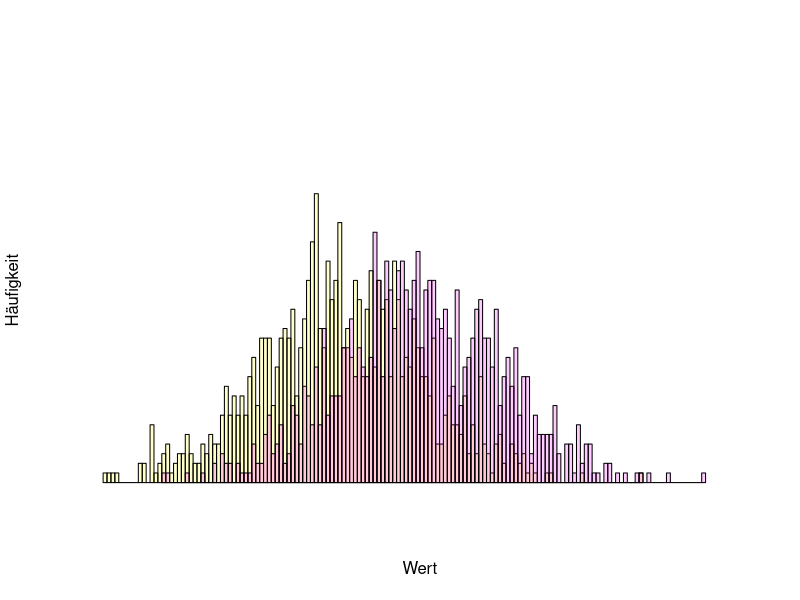
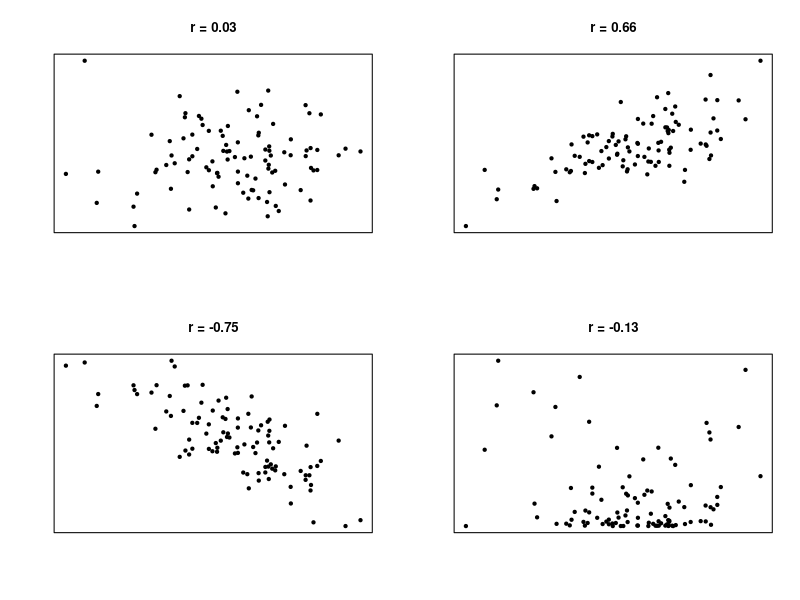
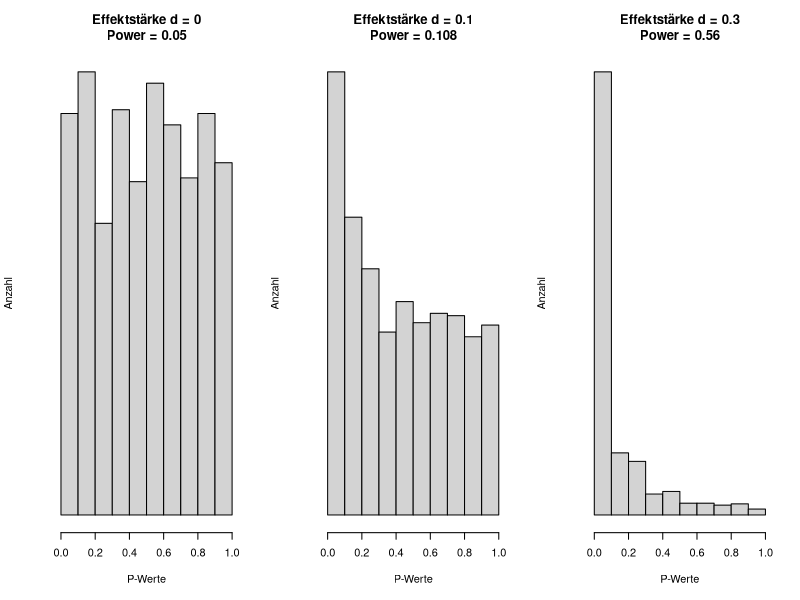
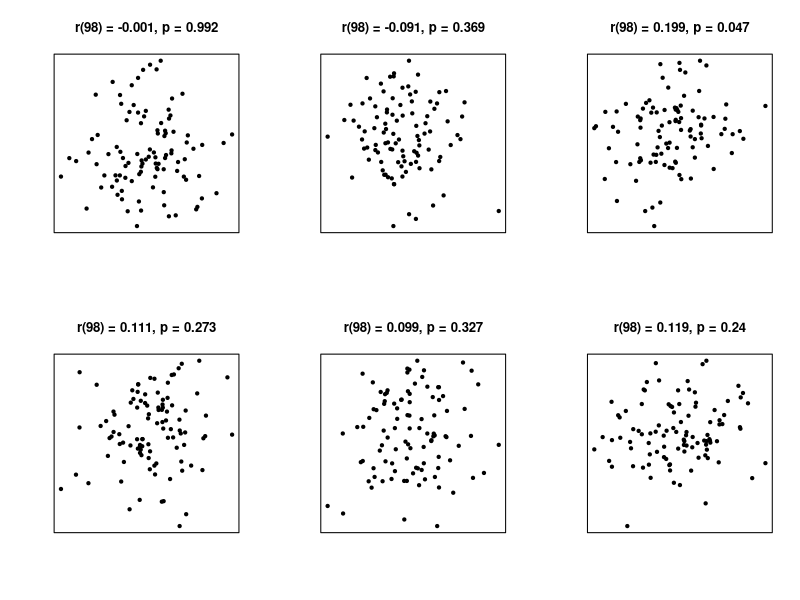
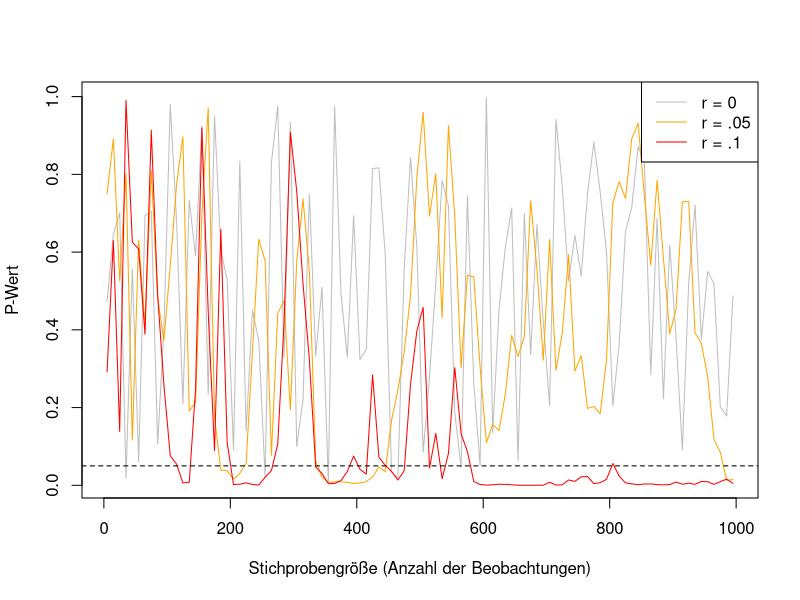

Reproduce these figures in R, in order.
## ---- chunk 1
#| code-fold: true
set.seed(1)
x <- rnorm(1000, mean = 0)
y <- rnorm(1000, mean = 1)
hist(x, xlim = c(-3, 5), col = rgb(1,1,0,.2), ylim = c(0, 40), breaks = 100, xaxt = "n", yaxt = "n"
     , xlab = "Wert", ylab = "Häufigkeit", main = "")
hist(y, add = T, col = rgb(1,0,1,.2), breaks = 100)

## ---- chunk 2
#| code-fold: true

layout(matrix(c(1, 1, 2, 2, 3, 3, 4, 4), nrow = 2, byrow = TRUE)) 
set.seed(42)
n <- 100

x1 <- rnorm(n)
y1 <- rnorm(n)
y2 <- x1+rnorm(n)
y3 <- -x1+rnorm(n)
y4 <- abs(x1+rnorm(n))^2

plot(x1, y1, main = paste("r = ", round(cor(x1, y1), 2), sep = "")
     , xaxt = 'n', yaxt = 'n', xlab = "", ylab = "", pch = 20)
plot(x1, y2, main = paste("r = ", round(cor(x1, y2), 2), sep = "")
     , xaxt = 'n', yaxt = 'n', xlab = "", ylab = "", pch = 20)
plot(x1, y3, main = paste("r = ", round(cor(x1, y3), 2), sep = "")
     , xaxt = 'n', yaxt = 'n', xlab = "", ylab = "", pch = 20)
plot(x1, y4, main = paste("r = ", round(cor(x1, y4), 2), sep = "")
     , xaxt = 'n', yaxt = 'n', xlab = "", ylab = "", pch = 20)

layout(1)

## ---- chunk 3
#| code-fold: true
# P-Value distribution ---------------------------------------------------- 
layout(matrix(c(1,2,3), nrow = 1)) 

effects <- c(0, .1, .3) 

for (i in effects) { 
  effect <- i 
  n <- 100 
  pvalues <- (replicate(1000, t.test(rnorm(100), rnorm(100, i))$p.value)) 
  power <- round(pwr::pwr.t.test(n = n, d = i, power = NULL, alternative = "two.sided")$power, 3) 
  
  hist(pvalues
       , xlab = "P-Werte"
       , ylab = "Anzahl"
       , main = paste("Effektstärke d = ", i, "\nPower = ", power, sep = "") 
       , xlim = c(0, 1)
       , yaxt = 'n') 
  } 

layout(1)
## ---- chunk 4
#| code-fold: true

# mean(replicate(1000, mean(replicate(6, cor.test(rnorm(50), rnorm(50))$p.value) < .05) > 0)) # 26.7%
set.seed(1)
n <- 100

layout(matrix(c(1:6), nrow = 2)) 
for (i in 1:6) {
  x <- rnorm(n)
  y <- rnorm(n)
  
  plot(x, y
       , main = paste("r(", n-2, ") = ", round(cor(x,y), 3), ", p = ", round((cor.test(x,y)$p.value), 3), sep = "")
       , pch = 20, yaxt = 'n', xaxt = 'n', xlab = "", ylab = "")
}
layout(1)
## ---- chunk 5
#| code-fold: true

# P-Value Convergence ----------------------------------------------------- 
imax <- seq(5, 1000, 10) 
p0 <- NULL 
p1 <- NULL 
p2 <- NULL 

for (i in imax) { 
  
  set.seed(42) 
  
  ds0 <- MASS::mvrnorm(n = i, mu = c(0,0), Sigma = matrix(c(1, 0, 0, 1), nrow = 2)) 
  ds1 <- MASS::mvrnorm(n = i, mu = c(0,0), Sigma = matrix(c(1, .05, .05, 1), nrow = 2)) 
  ds2 <- MASS::mvrnorm(n = i, mu = c(0,0), Sigma = matrix(c(1, .1, .1, 1), nrow = 2)) 
  
  p0 <- c(p0, cor.test(ds0[, 1], ds0[, 2])$p.value) 
  p1 <- c(p1, cor.test(ds1[, 1], ds1[, 2])$p.value) 
  p2 <- c(p2, cor.test(ds2[, 1], ds2[, 2])$p.value) 
  
} 

plot( y = p0, x = imax, type = "l", col = "grey", xlab = "Stichprobengröße (Anzahl der Beobachtungen)", ylab = "P-Wert") 
lines(y = p1, x = imax, col = "orange") 
lines(y = p2, x = imax, col = "red") 
abline(h = .05, lty = 2)
legend("topright", c("r = 0", "r = .05", "r = .1"), col = c("grey", "orange", "red"), lty = 1)
